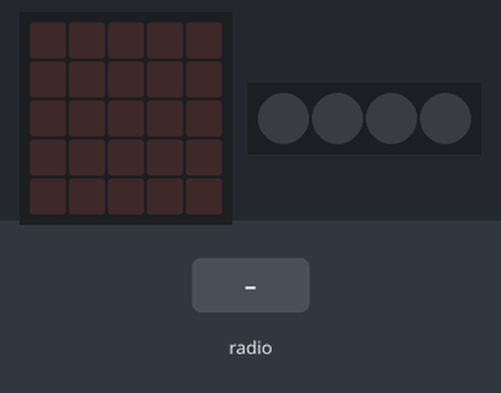
A program run on a simulated BBC micro:bit running MicroPython. Shown: the board's 5×5 LED display, 4 RGB LEDs in strip order, left to right. The inputs (shaded band) are chosen by the test bench.

Above: at 1.2 s.
1.3 s: radio message "czerwony" arrives
At 2.5 s:
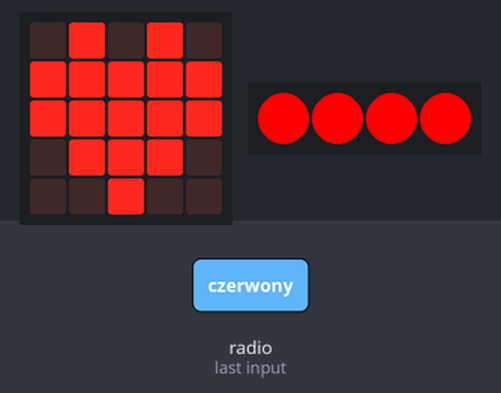
2.8 s: radio message "zielony" arrives
At 3.8 s:
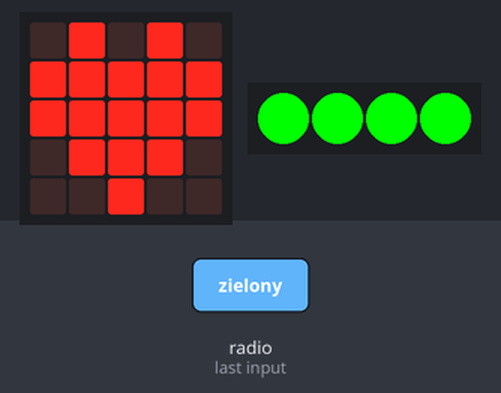
4.3 s: radio message "niebieski" arrives
At 4.9 s:
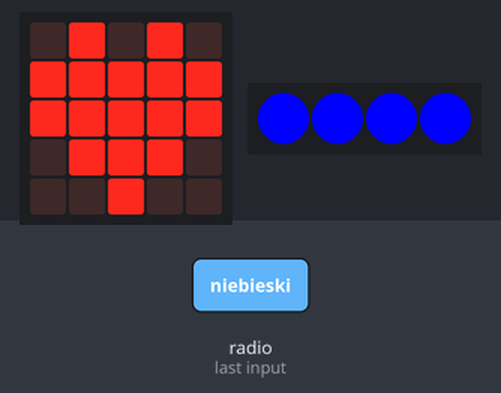
Timing chart, 0 to 7.3 s (numbered marks = the images above; inputs shaded):
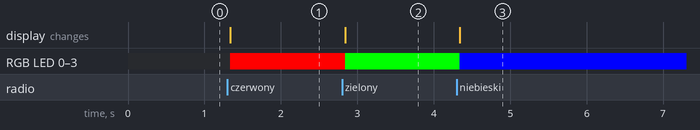

Measured:
- after the input at 1.3 s, RGB LED 0–3: off → RGB(255, 0, 0) at once; the display: changes at once (image 1)
- after the input at 2.8 s, RGB LED 0–3: RGB(255, 0, 0) → RGB(0, 255, 0) at once
- after the input at 4.3 s, RGB LED 0–3: RGB(0, 255, 0) → RGB(0, 0, 255) at once

The program:

odbieracz.py
```python
ugabuga = 0
from microbit import *
import radio
radoi = None
radio.config(group=23)
radio.on()
import neopixel
np = neopixel.NeoPixel(pin16, 4)
while True:

    radoi = radio.receive()
    if radoi == "czerwony":
        display.show(Image.HEART)
        np.clear()
        red = 255
        green = 0
        blue = 0
        for ugabuga in range(0,4):
            np[ugabuga] = (red, green, blue)

        np.show()
    elif radoi == "zielony":
        display.show(Image.HEART)
        np.clear()
        red = 0
        green = 255
        blue = 0

        for(ugabuga) in range(0,4):
            np[ugabuga] = (red, green, blue)
        np.show()

    elif radoi == "niebieski":
        display.show(Image.HEART)

        np.clear()
        red = 0
        green = 0
        blue = 255

        for(ugabuga) in range(0,4):
            np[ugabuga] = (red, green, blue)
        np.show()
```
